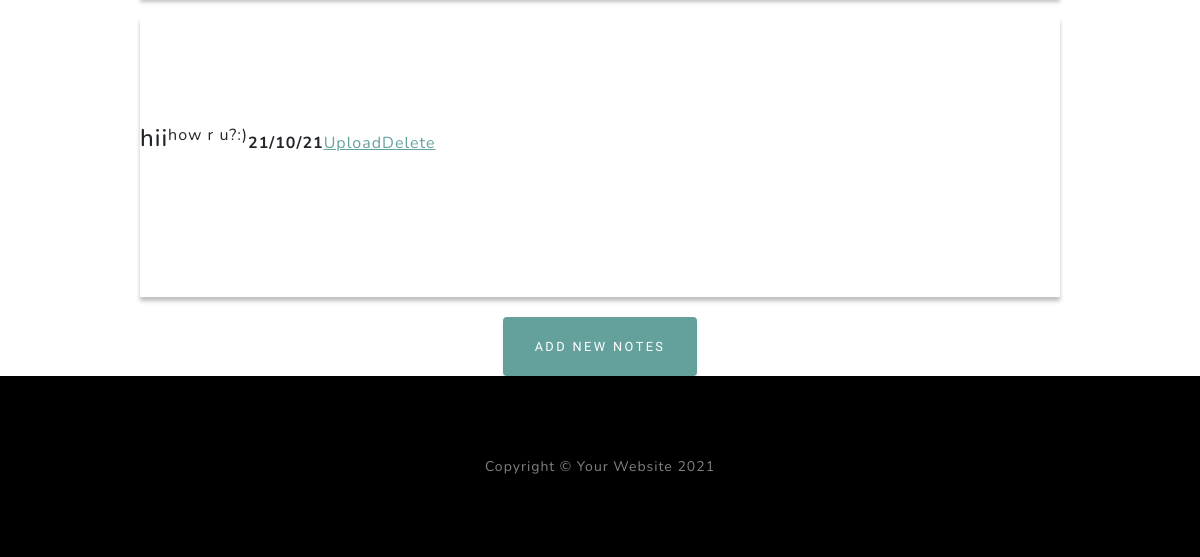
Before: /discussion (lower part) with the older database file.
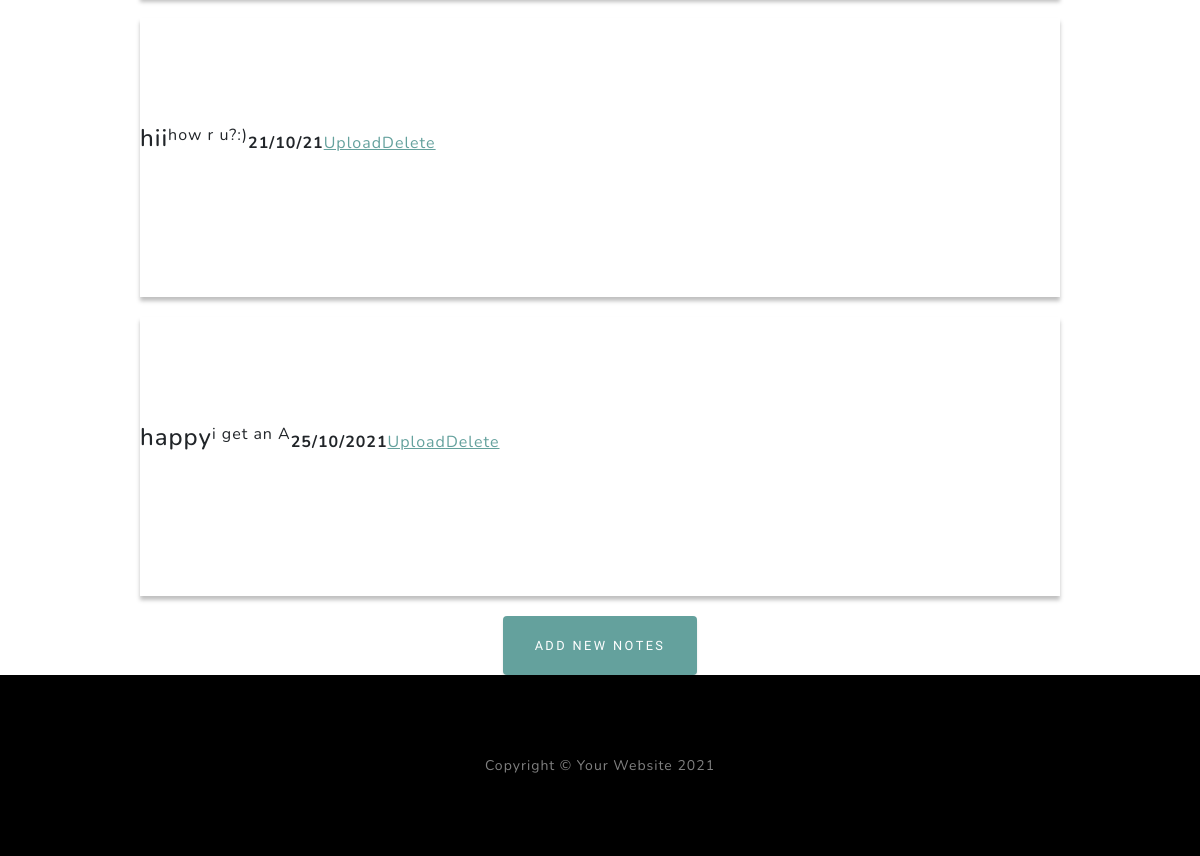
After: the same page with the newer database file.
### app.py (models this page shows)
class Note(db.Model):#笔记类
    id = db.Column(db.Integer, primary_key=True)
    title = db.Column(db.String(25))
    note_body = db.Column(db.Text)
    note_writer = db.Column(db.Integer, db.ForeignKey('user.id'), nullable=False)
    exp_date = db.Column(db.String)

### app.py (the view)
@app.route('/discussion', methods=['GET','POST'])
def discussion():
    notes = Note.query.all()
    return render_template('discussion.html', notes=notes, title='Discussion')

### templates/discussion.html (shortened to what this page needs)
{% extends "base.html" %}
{% block content %}
    <center>
        {% if notes|length < 1 %}
            <h4 id="reminder">尚未创建表格，请点击下方按钮创建</h4>
        {% else %}
          {% for note in notes %}
            <div class="comment">
              <h4>{{note.title}}</h4>
              <br>
              <p>{{note.note_body}}</p>
              <br>
              <b>{{note.exp_date}}</b>
              <br>
              <a href="{{url_for('upload_note', note_id=note.id)}}">Upload</a>
              <a href="{{url_for('delete_note', note_id=note.id)}}">Delete</a>
            </div>
          {% endfor %}
        {% endif %}
        <div class="text-center">
            <a class="btn btn-primary" id="add_note" href="{{url_for('new_note')}}">Add New Notes</a>
        </div>
    </center>
{% endblock %}

Changed rows visible on the page:
added Note: title "happy", note_body "i get an A", exp_date "25/10/2021"
